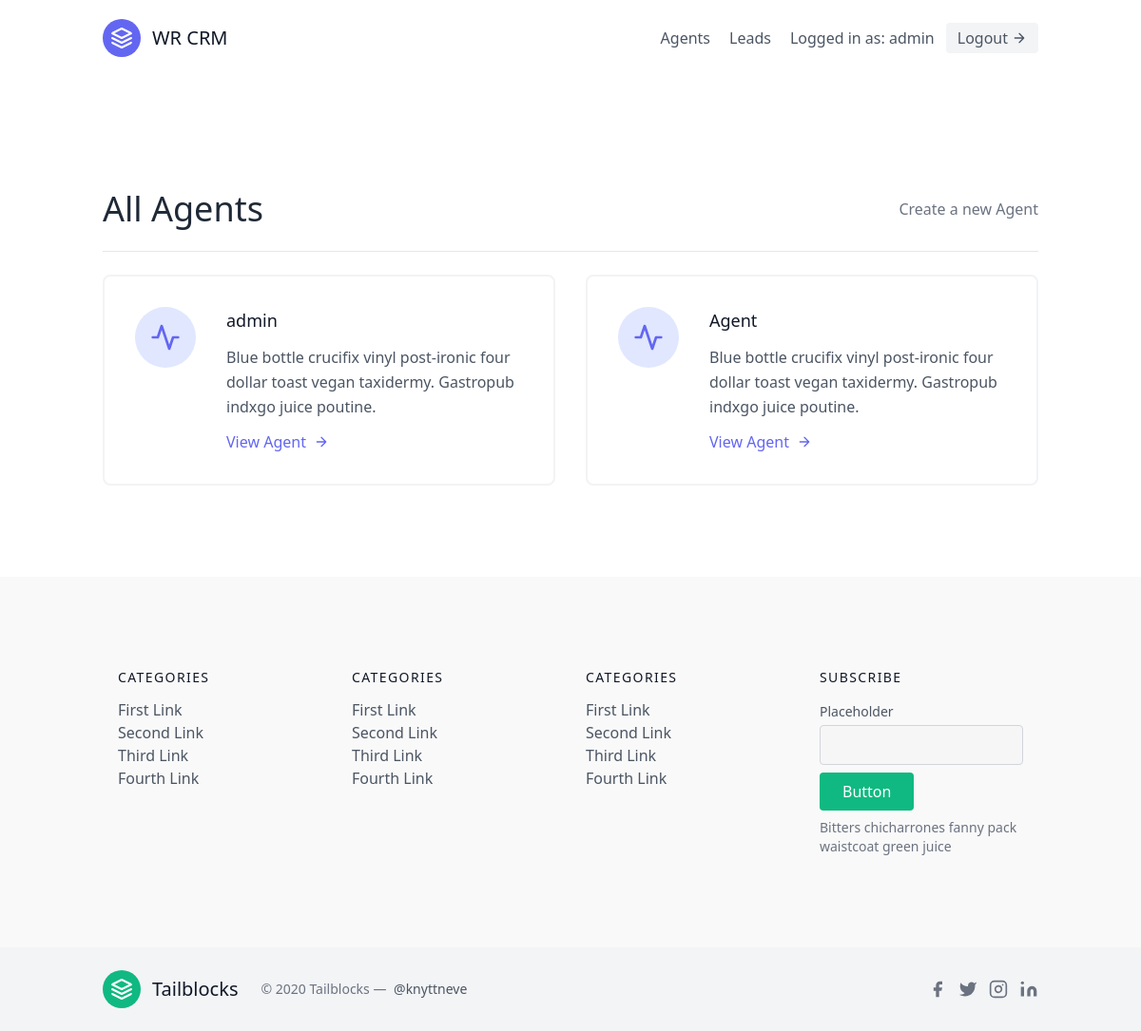
The app's page /agents/ (signed in) with its own data.
### leads/models.py (models this page shows, shortened)
class User(AbstractUser):
    is_organizer = models.BooleanField(default=True)
    is_agent = models.BooleanField(default=False)

class Agent(models.Model):
    user = models.OneToOneField(User, on_delete=models.CASCADE)
    organization = models.ForeignKey(UserProfile, on_delete=models.CASCADE)

### agents/views.py (the view)
# urls.py: path('', AgentListView.as_view(), name='agent-list'),
class AgentListView(OrganizerAndLoginRequiredMixin, generic.ListView):
    template_name = 'agents/agent_list.html'
    def get_queryset(self):
        organization = self.request.user.userprofile
        return Agent.objects.filter(organization=organization)

### agents/mixins.py (called while the page is built)
    def dispatch(self, request, *args, **kwargs):
        if not request.user.is_authenticated or not request.user.is_organizer:
            return redirect("leads:lead-list")
        return super().dispatch(request, *args, **kwargs)

### agents/templates/agents/agent_list.html
{% extends 'base.html' %}
{% block content %}
    <section class="text-gray-600 body-font">
        <div class="container px-5 py-24 mx-auto flex flex-wrap">
            <div class="w-full mb-6 py-6 flex justify-between items-center border-b border-gray-200">
                <div>
                    <h1 class="text-4xl text-gray-800">All Agents</h1>
                </div>
                <div>
                    <a class="text-gray-500 hover:text-blue-500" href="{% url 'agents:agent-create' %}">
                        Create a new Agent
                    </a>
                </div>
            </div>
            <div class="flex flex-wrap -m-4">
                {% for agent in object_list %}
                <div class="p-4 lg:w-1/2 md:w-full">
                    <div class="flex border-2 rounded-lg border-gray-200 border-opacity-50 p-8 sm:flex-row flex-col">
                        <div class="w-16 h-16 sm:mr-8 sm:mb-0 mb-4 inline-flex items-center justify-center rounded-full bg-indigo-100 text-indigo-500 flex-shrink-0">
                            <svg fill="none" stroke="currentColor" stroke-linecap="round" stroke-linejoin="round" stroke-width="2" class="w-8 h-8" viewBox="0 0 24 24">
                            <path d="M22 12h-4l-3 9L9 3l-3 9H2"></path>
                            </svg>
                        </div>
                        <div class="flex-grow">
                            <h2 class="text-gray-900 text-lg title-font font-medium mb-3">
                                {{ agent.user.username }}
                            </h2>
                            <p class="leading-relaxed text-base">
                                Blue bottle crucifix vinyl post-ironic four dollar toast vegan taxidermy. Gastropub indxgo juice poutine.
                            </p>
                            <a href="{% url 'agents:agent-detail' agent.pk %}" class="mt-3 text-indigo-500 inline-flex items-center">
                                View Agent
                                <svg fill="none" stroke="currentColor" stroke-linecap="round" stroke-linejoin="round" stroke-width="2" class="w-4 h-4 ml-2" viewBox="0 0 24 24">
                                    <path d="M5 12h14M12 5l7 7-7 7"></path>
                                </svg>
                            </a>
                        </div>
                    </div>
                </div>
                {% endfor %}
            </div>
        </div>
    </section>
{% endblock content %}

### templates/navbar.html (shortened to what this page needs)
<header class="text-gray-600 body-font">
  <div class="container mx-auto flex flex-wrap p-5 flex-col md:flex-row items-center">
    <a class="flex title-font font-medium items-center text-gray-900 mb-4 md:mb-0">
      <svg xmlns="http://www.w3.org/2000/svg" fill="none" stroke="currentColor" stroke-linecap="round" stroke-linejoin="round" stroke-width="2" class="w-10 h-10 text-white p-2 bg-indigo-500 rounded-full" viewBox="0 0 24 24">
        <path d="M12 2L2 7l10 5 10-5-10-5zM2 17l10 5 10-5M2 12l10 5 10-5"></path>
      </svg>
      <span class="ml-3 text-xl">WR CRM</span>
    </a>
    <nav class="md:ml-auto flex flex-wrap items-center text-base justify-center">
      {% if not request.user.is_authenticated %}
        <a href="{% url 'signup' %}" class="mr-5 hover:text-gray-900">Sign Up</a>
      {% else %}
      {% if request.user.is_organizer %}
        <a href="{% url 'agents:agent-list' %}" class="mr-5 hover:text-gray-900">Agents</a>
      {% endif %}
      <a href="{% url 'leads:lead-list' %}" class="mr-5 hover:text-gray-900">Leads</a>
      {% endif %}
    </nav>
    {% if request.user.is_authenticated %}
      Logged in as: {{ request.user.username }}
      <a href="{% url 'logout' %}" class="ml-3 inline-flex items-center bg-gray-100 border-0 py-1 px-3 focus:outline-none hover:bg-gray-200 rounded text-base mt-4 md:mt-0">
          Logout
        <svg fill="none" stroke="currentColor" stroke-linecap="round" stroke-linejoin="round" stroke-width="2" class="w-4 h-4 ml-1" viewBox="0 0 24 24">
          <path d="M5 12h14M12 5l7 7-7 7"></path>
        </svg>
      </a>
    {% endif %}
  </div>
  </header>

### records on screen
User: user.username "admin"
Agent: user.username "admin"
Agent: user.username "Agent"
